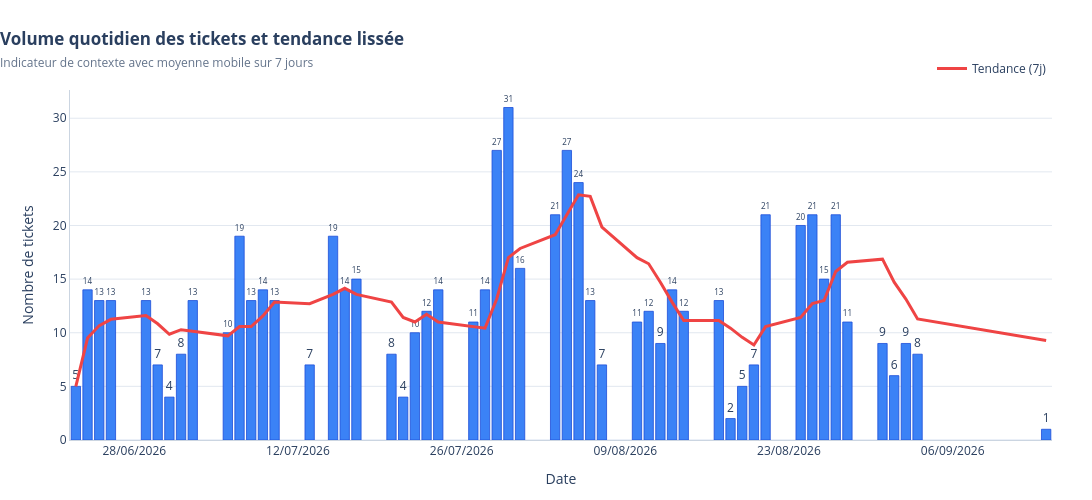

The code cell stored with this chart in its notebook:
### Code cell
import pandas as pd
import plotly.express as px
import plotly.graph_objects as go

# --- ÉTAPE PRÉPARATOIRE : Calcul de la tendance (Moyenne mobile sur 7 jours) ---
# Assurez-vous que vos données sont bien triées par date avant de calculer la moyenne mobile
stats_quotidiennes = stats_quotidiennes.sort_values('date_ticket')
stats_quotidiennes['tendance_7j'] = stats_quotidiennes['nombre_lignes'].rolling(window=7, min_periods=1).mean()

# ============================================================
# Volume quotidien associé (Optimisé avec Courbe de Tendance)
# ============================================================

fig_volume_quotidien_associe = px.bar(
    stats_quotidiennes,
    x="date_ticket",
    y="nombre_lignes",
    title=(
        "<b>Volume quotidien des tickets et tendance lissée</b>"
        "<br><span style='font-size:12px; color:#64748b;'>Indicateur de contexte avec moyenne mobile sur 7 jours</span>"
    ),
    labels={
        "date_ticket": "Date",
        "nombre_lignes": "Nombre de tickets"
    },
    text="nombre_lignes"
)

# Personnalisation des barres
fig_volume_quotidien_associe.update_traces(
    textposition="outside",
    cliponaxis=False,  # Évite que les textes du haut soient coupés
    marker=dict(
        color="#3b82f6",  # Bleu pro
        line=dict(color="#1d4ed8", width=0.8)  # Contour fin pour le relief
    ),
    hovertemplate=(
        "<b>Date :</b> %{x|%d/%m/%Y}<br>"
        "<b>Volume :</b> %{y} tickets<br>"
        "<extra></extra>"
    ),
    selector=dict(type='bar') # Applique uniquement aux barres
)

# --- AJOUT DE LA COURBE DE TENDANCE (Moyenne mobile) ---
fig_volume_quotidien_associe.add_trace(
    go.Scatter(
        x=stats_quotidiennes['date_ticket'],
        y=stats_quotidiennes['tendance_7j'],
        mode='lines',
        name='Tendance (7j)',
        line=dict(
            color='#ef4444',  # Rouge vif et élégant pour contraster avec le bleu des barres
            width=3
        ),
        hovertemplate=(
            "<b>Date :</b> %{x|%d/%m/%Y}<br>"
            "<b>Tendance (7j) :</b> %{y:.1f} tickets<br>"
            "<extra></extra>"
        )
    )
)

# Mise en page aux standards professionnels
fig_volume_quotidien_associe.update_layout(
    template="plotly_white",
    title={
        "x": 0.0,
        "xanchor": "left"
    },
    xaxis=dict(
        title="Date",
        tickformat="%d/%m/%Y",
        showgrid=False,
        linecolor="#cbd5e1"
    ),
    yaxis=dict(
        title="Nombre de tickets",
        rangemode="tozero",
        showgrid=True,
        gridcolor="#e2e8f0",
        linecolor="#cbd5e1"
    ),
    width=1300,
    height=500,
    margin=dict(t=90, b=60, l=70, r=40),
    legend=dict(
        orientation="h",
        yanchor="bottom",
        y=1.02,
        xanchor="right",
        x=1
    )
)

fig_volume_quotidien_associe.show()

### Figure 1 — Plotly figure (JSON) as saved in the notebook; plotly's stock layout.template omitted (floating-point values rounded to 4 significant figures)
{"data": [{"cliponaxis": false, "hovertemplate": "<b>Date :</b> %{x|%d/%m/%Y}<br><b>Volume :</b> %{y} tickets<br><extra></extra>", "legendgroup": "", "marker": {"color": "#3b82f6", "line": {"color": "#1d4ed8", "width": 0.8}, "pattern": {"shape": ""}}, "name": "", "orientation": "v", "showlegend": false, "text": [5.0, 14.0, 13.0, 13.0, 13.0, 7.0, 4.0, 8.0, 13.0, 10.0, 19.0, 13.0, 14.0, 13.0, 7.0, 19.0, 14.0, 15.0, 8.0, 4.0, 10.0, 12.0, 14.0, 11.0, 14.0, 27.0, 31.0, 16.0, 21.0, 27.0, 24.0, 13.0, 7.0, 11.0, 12.0, 9.0, 14.0, 12.0, 13.0, 2.0, 5.0, 7.0, 21.0, 20.0, 21.0, 15.0, 21.0, 11.0, 9.0, 6.0, 9.0, 8.0, 1.0], "textposition": "outside", "type": "bar", "x": ["2026-06-23T00:00:00", "2026-06-24T00:00:00", "2026-06-25T00:00:00", "2026-06-26T00:00:00", "2026-06-29T00:00:00", "2026-06-30T00:00:00", "2026-07-01T00:00:00", "2026-07-02T00:00:00", "2026-07-03T00:00:00", "2026-07-06T00:00:00", "2026-07-07T00:00:00", "2026-07-08T00:00:00", "2026-07-09T00:00:00", "2026-07-10T00:00:00", "2026-07-13T00:00:00", "2026-07-15T00:00:00", "2026-07-16T00:00:00", "2026-07-17T00:00:00", "2026-07-20T00:00:00", "2026-07-21T00:00:00", "2026-07-22T00:00:00", "2026-07-23T00:00:00", "2026-07-24T00:00:00", "2026-07-27T00:00:00", "2026-07-28T00:00:00", "2026-07-29T00:00:00", "2026-07-30T00:00:00", "2026-07-31T00:00:00", "2026-08-03T00:00:00", "2026-08-04T00:00:00", "2026-08-05T00:00:00", "2026-08-06T00:00:00", "2026-08-07T00:00:00", "2026-08-10T00:00:00", "2026-08-11T00:00:00", "2026-08-12T00:00:00", "2026-08-13T00:00:00", "2026-08-14T00:00:00", "2026-08-17T00:00:00", "2026-08-18T00:00:00", "2026-08-19T00:00:00", "2026-08-20T00:00:00", "2026-08-21T00:00:00", "2026-08-24T00:00:00", "2026-08-25T00:00:00", "2026-08-26T00:00:00", "2026-08-27T00:00:00", "2026-08-28T00:00:00", "2026-08-31T00:00:00", "2026-09-01T00:00:00", "2026-09-02T00:00:00", "2026-09-03T00:00:00", "2026-09-14T00:00:00"], "xaxis": "x", "y": [5, 14, 13, 13, 13, 7, 4, 8, 13, 10, 19, 13, 14, 13, 7, 19, 14, 15, 8, 4, 10, 12, 14, 11, 14, 27, 31, 16, 21, 27, 24, 13, 7, 11, 12, 9, 14, 12, 13, 2, 5, 7, 21, 20, 21, 15, 21, 11, 9, 6, 9, 8, 1], "yaxis": "y"}, {"hovertemplate": "<b>Date :</b> %{x|%d/%m/%Y}<br><b>Tendance (7j) :</b> %{y:.1f} tickets<br><extra></extra>", "line": {"color": "#ef4444", "width": 3}, "mode": "lines", "name": "Tendance (7j)", "type": "scatter", "x": ["2026-06-23T00:00:00", "2026-06-24T00:00:00", "2026-06-25T00:00:00", "2026-06-26T00:00:00", "2026-06-29T00:00:00", "2026-06-30T00:00:00", "2026-07-01T00:00:00", "2026-07-02T00:00:00", "2026-07-03T00:00:00", "2026-07-06T00:00:00", "2026-07-07T00:00:00", "2026-07-08T00:00:00", "2026-07-09T00:00:00", "2026-07-10T00:00:00", "2026-07-13T00:00:00", "2026-07-15T00:00:00", "2026-07-16T00:00:00", "2026-07-17T00:00:00", "2026-07-20T00:00:00", "2026-07-21T00:00:00", "2026-07-22T00:00:00", "2026-07-23T00:00:00", "2026-07-24T00:00:00", "2026-07-27T00:00:00", "2026-07-28T00:00:00", "2026-07-29T00:00:00", "2026-07-30T00:00:00", "2026-07-31T00:00:00", "2026-08-03T00:00:00", "2026-08-04T00:00:00", "2026-08-05T00:00:00", "2026-08-06T00:00:00", "2026-08-07T00:00:00", "2026-08-10T00:00:00", "2026-08-11T00:00:00", "2026-08-12T00:00:00", "2026-08-13T00:00:00", "2026-08-14T00:00:00", "2026-08-17T00:00:00", "2026-08-18T00:00:00", "2026-08-19T00:00:00", "2026-08-20T00:00:00", "2026-08-21T00:00:00", "2026-08-24T00:00:00", "2026-08-25T00:00:00", "2026-08-26T00:00:00", "2026-08-27T00:00:00", "2026-08-28T00:00:00", "2026-08-31T00:00:00", "2026-09-01T00:00:00", "2026-09-02T00:00:00", "2026-09-03T00:00:00", "2026-09-14T00:00:00"], "y": [5.0, 9.5, 10.67, 11.25, 11.6, 10.83, 9.857, 10.29, 10.14, 9.714, 10.57, 10.57, 11.57, 12.86, 12.71, 13.57, 14.14, 13.57, 12.86, 11.43, 11.0, 11.71, 11.0, 10.57, 10.43, 13.14, 17.0, 17.86, 19.14, 21.0, 22.86, 22.71, 19.86, 17.0, 16.43, 14.71, 12.86, 11.14, 11.14, 10.43, 9.571, 8.857, 10.57, 11.43, 12.71, 13.0, 15.71, 16.57, 16.86, 14.71, 13.14, 11.29, 9.286]}], "layout": {"barmode": "relative", "height": 500, "legend": {"orientation": "h", "tracegroupgap": 0, "x": 1, "xanchor": "right", "y": 1.02, "yanchor": "bottom"}, "margin": {"b": 60, "l": 70, "r": 40, "t": 90}, "title": {"text": "<b>Volume quotidien des tickets et tendance lissée</b><br><span style='font-size:12px; color:#64748b;'>Indicateur de contexte avec moyenne mobile sur 7 jours</span>", "x": 0, "xanchor": "left"}, "width": 1300, "xaxis": {"anchor": "y", "domain": [0, 1], "linecolor": "#cbd5e1", "showgrid": false, "tickformat": "%d/%m/%Y", "title": {"text": "Date"}}, "yaxis": {"anchor": "x", "domain": [0, 1], "gridcolor": "#e2e8f0", "linecolor": "#cbd5e1", "rangemode": "tozero", "showgrid": true, "title": {"text": "Nombre de tickets"}}}}
